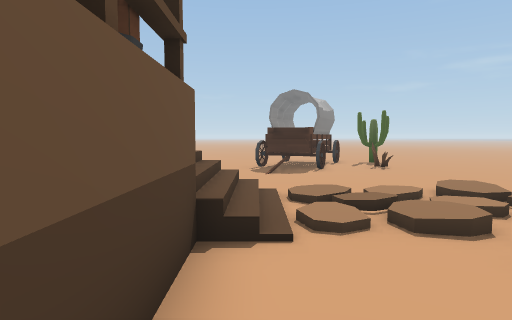
view 1 (above)

20 first-person views from a walk through a 3-D level made in the Unity game engine. The camera is 1.2 m above the floor, tilts 4° down and sees 75° across. The floor is counted in squares, 1 m on a side. Each view is taken from the middle of a square. On the plan, view 1 faces up. The plan holds only what a view shows up to about 14 squares ahead; the rest is blank. The place goes on beyond the plan.

view 2
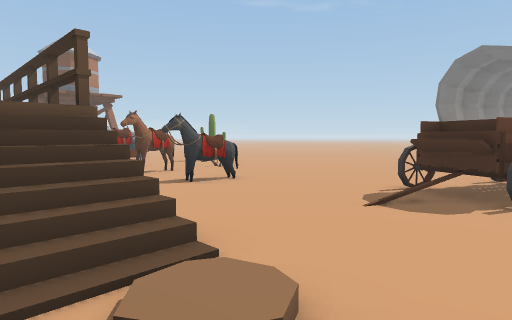

view 3
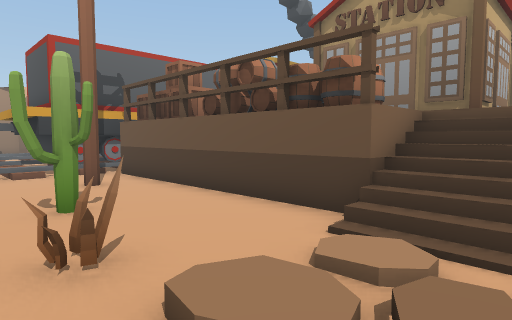

view 4
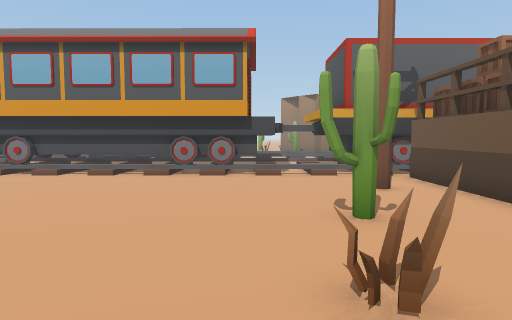

view 5
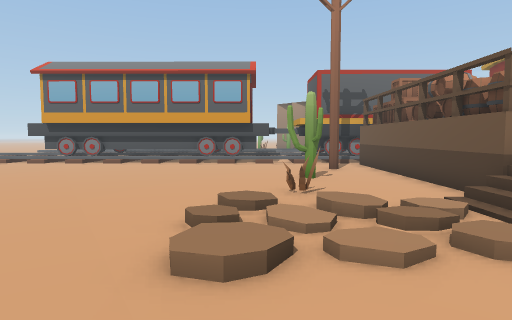

view 6
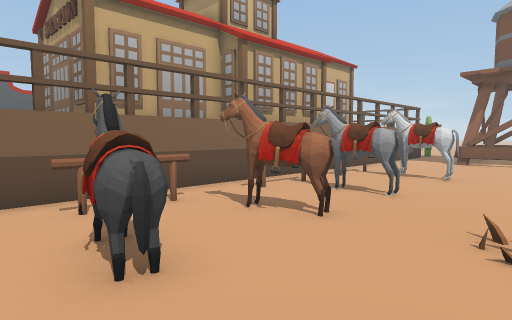

view 7
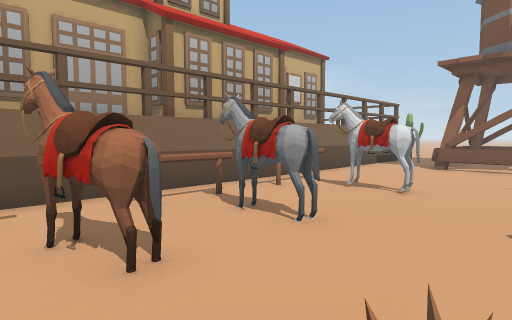

view 8
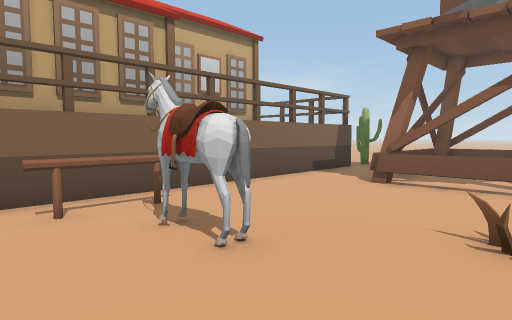

view 9
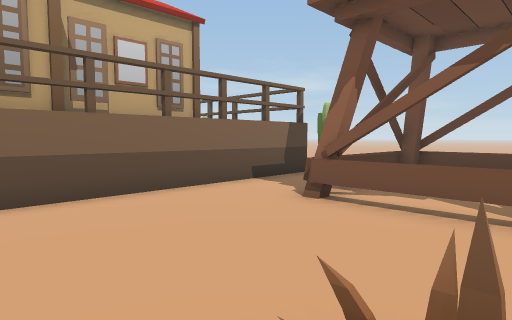

view 10
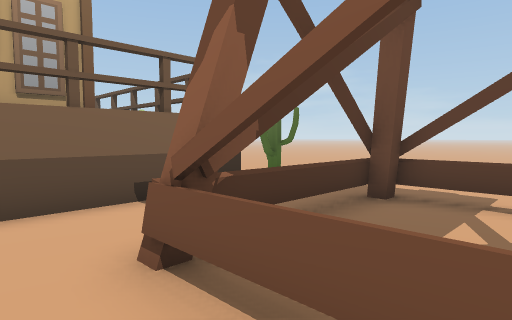

view 11
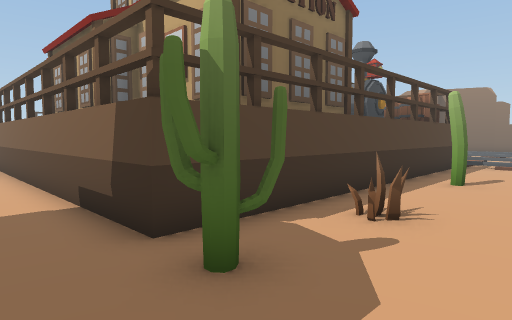

view 12
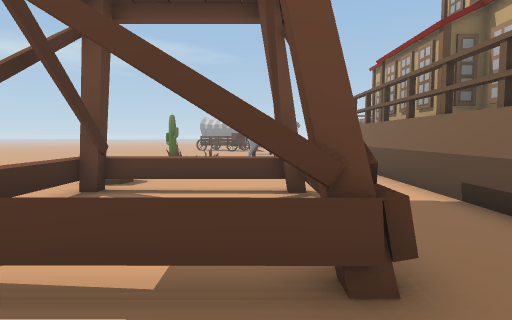

view 13
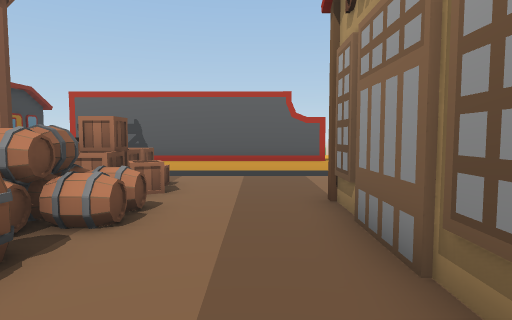

view 14
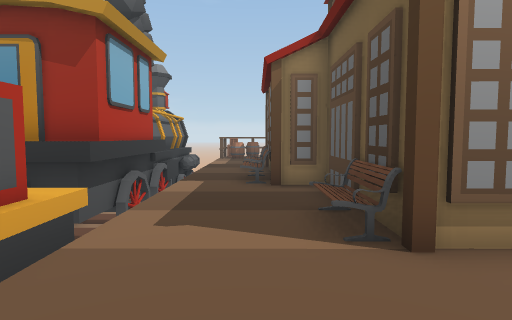

view 15
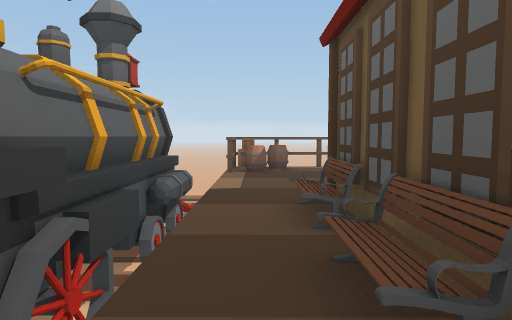

view 16
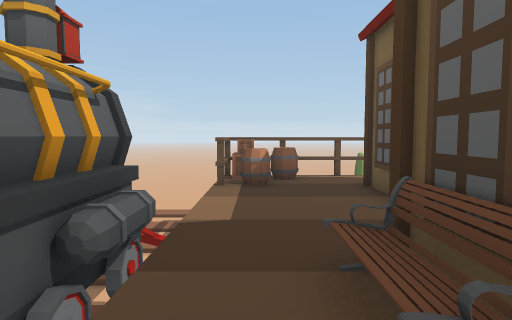

view 17
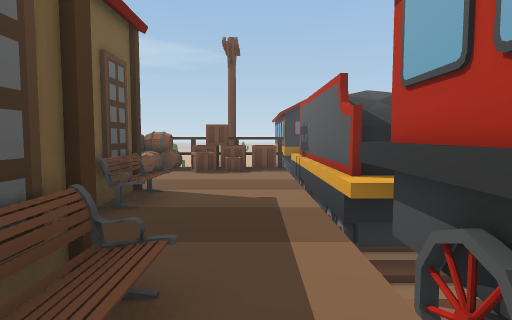

view 18
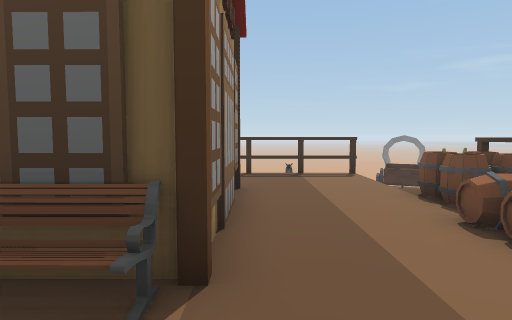

view 19
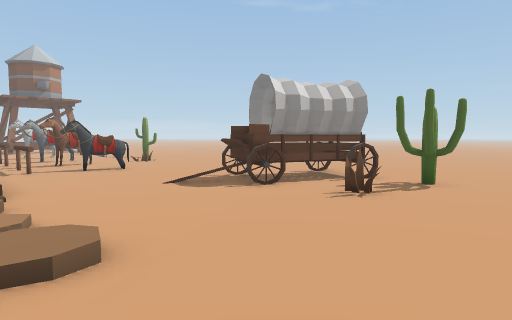

view 20
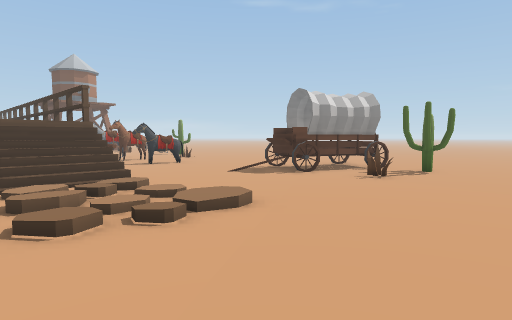

### Floor plan
Key: @ floor where view 1 was taken; # wall or solid block; . main floor; : floor 0.25 m higher than the main floor; + floor 1.75 m higher than the main floor; / step, stairs or slope; = window, fence, low wall or low ledge; ^ raised ledge; v drop or lower ground; C cactus; B barrel; A box; P pole; W wheel; E bench; O other object.
Columns run from 27 left of view 1 to 9 right of it. Each row starts with its distance up from view 1.
 14       ##.O. O.  ... O.......OOO.C....
 13   ==   =...................OOO.......
 12  .=#.. =....................OO..O....
 11 ..=#..##.....OO..O.OO.OO............
 10  .=#===#.....OO..O..O.OO............
  9 . ...............O..O.O.............
  8   C..........OOOOOO.OOOO............
  7  .CC#vvvvvvvv######v####vv///.///....
  6 ....#                ++++///////.....
  5 ....#      ######    ++++////////...
  4 ..O.# ######    #####++++/=/////.....
  3 ....# #             #+++BBB...O......
  2  ...# #             #+++BBB..........
  1  ...# #             #+++BB#..........
  0  .C.# #             #+++BB#@.CC......
 -1  ...#+##        #####+++BB#..........
 -2  ...#+++++#######++=E+++AA#..........
 -3   ..BB+++++##E#E+++++++++A#.P........
 -4   ..ABB++++++++++++++++++A#..........
 -5   ..###+vvvvvvvvvvvvvvvvv##..........
 -6   //   ###########^^^#########O#WW###
 -7 ..:.    #######   #^^       ####
 -8 ..:                         ###
 -9                             ##

Where each view was taken, in squares from view 1:
view 1: 0 up, 0 right, facing up
view 2: 5 up, 3 right, facing up-left
view 3: 6 up, 4 right, facing down-left
view 4: 5 up, 4 right, facing down
view 5: 10 up, 4 right, facing down
view 6: 14 up, 3 left, facing down-left
view 7: 14 up, 6 left, facing down-left
view 8: 14 up, 11 left, facing down-left
view 9: 14 up, 14 left, facing down-left
view 10: 13 up, 18 left, facing down-left
view 11: 9 up, 27 left, facing down-right
view 12: 11 up, 27 left, facing right
view 13: 5 up, 5 left, facing down
view 14: 3 down, 3 left, facing left
view 15: 4 down, 10 left, facing left
view 16: 4 down, 13 left, facing left
view 17: 4 down, 14 left, facing right
view 18: 4 down, 6 left, facing up
view 19: 6 up, 8 right, facing up-left
view 20: 3 up, 9 right, facing up-left
